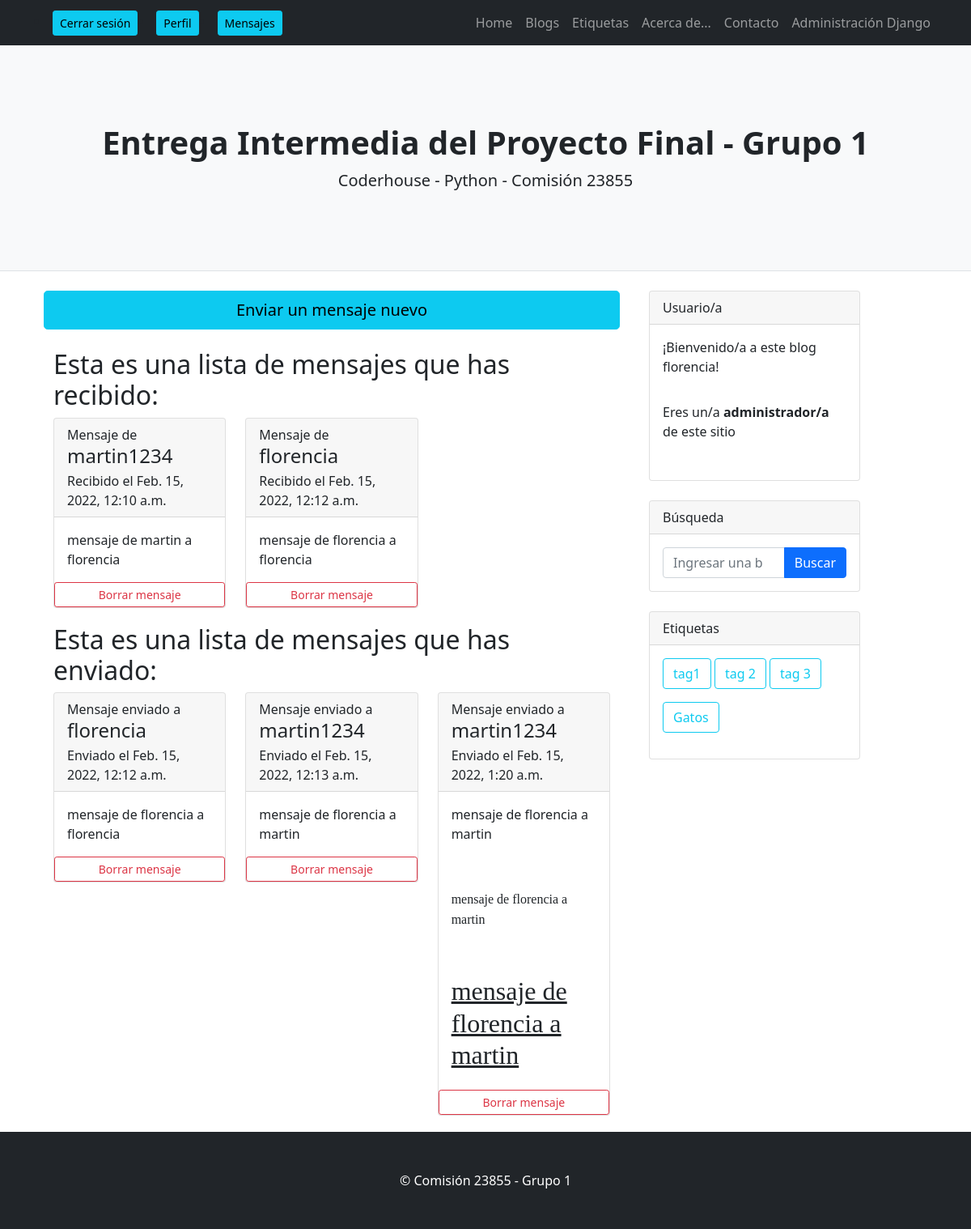
/AppProyecto1/inbox/ (signed in), run on the app's committed database.
### AppProyecto1/models.py (models this page shows, shortened)
class Mensajeria(models.Model):
    remitente = models.ForeignKey(User, on_delete=models.CASCADE, default=None, related_name="remitente")
    receptor = models.ForeignKey(User, on_delete=models.CASCADE, default=None, related_name="receptor")
    contenido = RichTextField()
    created_at = models.DateTimeField(default=timezone.now ,blank=True, null=True)

class Tag(models.Model):
    name=models.CharField(max_length=40)

### AppProyecto1/views.py (the view)
# urls.py: path('inbox/', views.inboxview, name = 'Inbox'),
@login_required
def inboxview(request):
    inbox = Mensajeria.objects.filter(receptor=request.user)
    enviados = Mensajeria.objects.filter(remitente=request.user)
    tags = Tag.objects.all()
    return render(request,"AppProyecto1/mensajes_lista.html",{"inbox":inbox,"tags":tags,"enviados":enviados})

### AppProyecto1/templatetags/group.py (called while the page is built)
@register.filter
def has_group(user, group_name):
    return user.groups.filter(name='Admin').exists()

### AppProyecto1/templates/AppProyecto1/mensajes_lista.html
{% extends 'AppProyecto1/padre.html' %}
{% load static %}
{% load group %}
{% block contenidoQueCambia %}
<div class="container">
    <div class="row">
        <a class="btn btn-info btn-lg btn-block mb-4" href="{% url 'RedactarMensaje' %}">Enviar un mensaje nuevo</a>
        {% if inbox %}
            <h2>Esta es una lista de mensajes que has recibido:</h2>
            {% for mensaje in inbox %}
                <div class="col-4 mb-1">
                    <div class="card mb-3">
                        <div
                        class="card-header font-weight-bold">Mensaje de <h4>{{mensaje.remitente}}</h4>
                        <p class="card-subtitle">Recibido el {{mensaje.created_at}}</p></div>
                        <div class="card-body"><h8 class="card-title">{{mensaje.contenido|safe}}</h8></div>
                        <a class="btn btn-outline-danger btn-sm" href="{% url 'EliminarMensaje' mensaje.id %}">Borrar mensaje</a>
                    </div>
                </div>
            {% endfor %}
        {% else %}
            <h2>No has recibido mensajes.</p>
        {% endif %}
        {% if enviados %}
            <h2>Esta es una lista de mensajes que has enviado:</h2>
            {% for mensaje in enviados %}
                <div class="col-4 mb-1">
                    <div class="card mb-3">
                        <div
                        class="card-header font-weight-bold">Mensaje enviado a <h4>{{mensaje.receptor}}</h4>
                        <p class="card-subtitle">Enviado el {{mensaje.created_at}}</p></div>
                        <div class="card-body"><h8 class="card-title">{{mensaje.contenido|safe}}</h8></div>
                        <a class="btn btn-outline-danger btn-sm" href="{% url 'EliminarMensaje' mensaje.id %}">Borrar mensaje</a>
                    </div>
                </div>
            {% endfor %}
        {% else %}
            <h2>No has enviado mensajes.</p>
        {% endif %}
    </div>
</div>
{% endblock contenidoQueCambia %}

### AppProyecto1/templates/AppProyecto1/padre.html (shortened to what this page needs)
<!DOCTYPE html>
<html lang="en">
    <head>
        {% load static %}
        {% load group %}
        <link href="{% static 'AppProyecto1/css/styles.css' %}" rel="stylesheet" />
    </head>
    <body>
        <nav class="navbar navbar-expand-lg navbar-dark bg-dark">
            <div class="container">
                {% if request.user.is_authenticated %}
                <li class="nav-item"><a type="button" class="btn btn-info btn-sm" aria-current="page" href="{% url 'Logout' %}">Cerrar sesión</a></li>
                <li class="nav-item"><a type="button" class="btn btn-info btn-sm" aria-current="page" href="{% url 'VerPerfil' %}">Perfil</a></li>
                <li class="nav-item"><a type="button" class="btn btn-info btn-sm" aria-current="page" href="{% url 'Inbox' %}">Mensajes</a></li>
                {% endif %}
                <div class="collapse navbar-collapse" id="navbarSupportedContent">
                    <ul class="navbar-nav ms-auto mb-2 mb-lg-0">
                        <li class="nav-item"><a class="nav-link" href="{% url 'Inicio' %}">Home</a></li>
                        <li class="nav-item"><a class="nav-link" href="{% url 'BlogList' %}">Blogs</a></li>
                        <li class="nav-item"><a class="nav-link" href="{% url 'TagList' %}">Etiquetas</a></li>
                        <li class="nav-item"><a class="nav-link" href="{% url 'About' %}">Acerca de...</a></li>
                        <li class="nav-item"><a class="nav-link" href="#!">Contacto</a></li>
                        <li class="nav-item"><a class="nav-link" href="http://localhost:8000/admin/">Administración Django</a></li>
                    </ul>
                </div>
            </div>
        </nav>
        <header class="py-5 bg-light border-bottom mb-4">
            <div class="container">
                <div class="text-center my-5">
                    <h1 class="fw-bolder">Entrega Intermedia del Proyecto Final - Grupo 1</h1>
                    <p class="lead mb-0">Coderhouse - Python - Comisión 23855</p>
                </div>
            </div>
        </header>
        <div class="container">
            <div class="row">
                <div class="col-lg-8">
                    {% block contenidoQueCambia %}
                    {% endblock contenidoQueCambia %}
                </div>
                <div class="col-lg-3">
                    <div class="card mb-4">
                        <div class="card-header">Usuario/a</div>
                        {% if not request.user.is_authenticated %}
                            <div class="card-body">Para acceder al contenido de este página, debes registrarte e iniciar sesión.</div>
                        {% else %}
                            <div class="card-body">¡Bienvenido/a a este blog {{ user.username }}!</div>
                            {% if user|has_group:'Admin' %}
                                <div class="card-body">Eres un/a <b>administrador/a</b> de este sitio</div>
                            {% else %}
                                <div class="card-body">Eres un/a <b>usuario/a</b> de este sitio</div>
                            {% endif %}
                        {% endif %}
                    </div>
                    {% if request.user.is_authenticated %}
                    <div class="card mb-4">
                        <div class="card-header">Búsqueda</div>
                        <div class="card-body">
                            <div class="input-group" method="GET" action="{% url 'BlogSearch' %}">
                                    <form class="input-group" method="GET" action="{% url 'BlogSearch' %}" >
                                        <input class="form-control" type="search" name="search" placeholder="Ingresar una búsqueda...">
                                        <button class="btn btn-primary" type="submit">Buscar</button>
                                    </form>
                            </div>
                        </div>
                    </div>
                    {% endif %}
                    {% if request.user.is_authenticated %}
                    <div class="card mb-4">
                        <div class="card-header">Etiquetas</div>
                        <div class="card-body">
                                {% for tag in tags %}
                                    <a class="btn btn-outline-info btn mb-3" href="{% url 'BlogTagLista' tag.id %}" role="button" text-nowrap>{{tag.name}}</a>
                                {% endfor %}
                        </div>
                    </div>
                    {% endif %}
                </div>
            </div>
        </div>
        <footer class="py-5 bg-dark">
            <div class="container"><p class="m-0 text-center text-white">&copy; Comisión 23855 - Grupo 1</p></div>
        </footer>
</body>
</html>

### data on the page
Mensajeria: remitente "martin1234", created_at "Feb. 15, 2022, 12:10 a.m.", contenido "mensaje de martin a florencia"
Mensajeria: remitente "florencia", created_at "Feb. 15, 2022, 12:12 a.m.", contenido "mensaje de florencia a florencia", receptor "florencia"
Mensajeria: receptor "martin1234", created_at "Feb. 15, 2022, 12:13 a.m.", contenido "mensaje de florencia a martin"
Mensajeria: receptor "martin1234", created_at "Feb. 15, 2022, 1:20 a.m.", contenido "mensaje de florencia a martin mensaje de florencia a martin mensaje de florencia a martin"
Tag: name "tag1"
Tag: name "tag 2"
Tag: name "tag 3"
Tag: name "Gatos"

### other printed values
{{ user.username }} "florencia"
